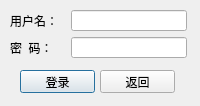
<?xml version="1.0" encoding="UTF-8"?>
<ui version="4.0">
 <class>LoginDialog</class>
 <widget class="QDialog" name="LoginDialog">
  <property name="geometry">
   <rect>
    <x>0</x>
    <y>0</y>
    <width>200</width>
    <height>106</height>
   </rect>
  </property>
  <property name="windowTitle">
   <string>Login</string>
  </property>
  <widget class="QPushButton" name="LoginPushButton">
   <property name="geometry">
    <rect>
     <x>20</x>
     <y>70</y>
     <width>75</width>
     <height>23</height>
    </rect>
   </property>
   <property name="text">
    <string>登录</string>
   </property>
  </widget>
  <widget class="QPushButton" name="ReturnPushButton">
   <property name="geometry">
    <rect>
     <x>100</x>
     <y>70</y>
     <width>75</width>
     <height>23</height>
    </rect>
   </property>
   <property name="accessibleName">
    <string/>
   </property>
   <property name="text">
    <string>返回</string>
   </property>
  </widget>
  <widget class="QWidget" name="">
   <property name="geometry">
    <rect>
     <x>10</x>
     <y>10</y>
     <width>177</width>
     <height>48</height>
    </rect>
   </property>
   <layout class="QGridLayout" name="gridLayout">
    <item row="0" column="0">
     <widget class="QLabel" name="label">
      <property name="text">
       <string>用户名：  </string>
      </property>
     </widget>
    </item>
    <item row="0" column="1">
     <widget class="QLineEdit" name="UserNameLineEdit"/>
    </item>
    <item row="1" column="0">
     <widget class="QLabel" name="label_2">
      <property name="text">
       <string>密  码：</string>
      </property>
     </widget>
    </item>
    <item row="1" column="1">
     <widget class="QLineEdit" name="PasswordLineEdit">
      <property name="echoMode">
       <enum>QLineEdit::Password</enum>
      </property>
     </widget>
    </item>
   </layout>
  </widget>
 </widget>
 <resources/>
 <connections/>
</ui>
